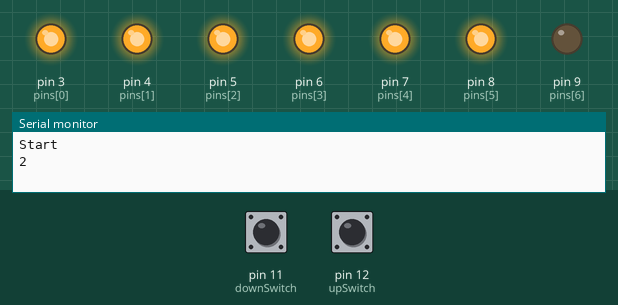
Simulated run of this sketch. Board: Arduino Uno, built with avr-gcc and run on an emulated ATmega328P. On the bench: output pins drawn as LEDs (lit = HIGH), the last lines printed to the serial monitor. The inputs (shaded band) are chosen by the test bench; at power-on: pin 11 (downSwitch) HIGH, pin 12 (upSwitch) HIGH. Random numbers use the default seed unless the sketch sets one.

Above: at 2.6 s.
2.7 s: pin 11 (downSwitch) pulled LOW for 0.15 s
At 3.5 s:
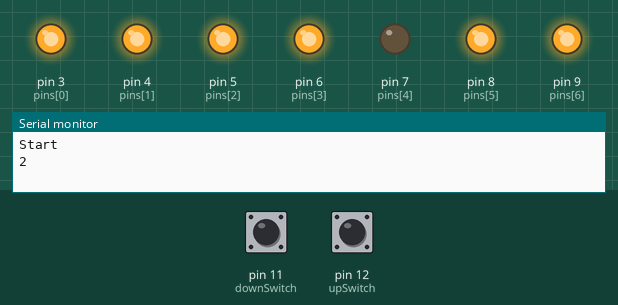
5.8 s: pin 11 (downSwitch) pulled LOW for 1 s
At 9.6 s:
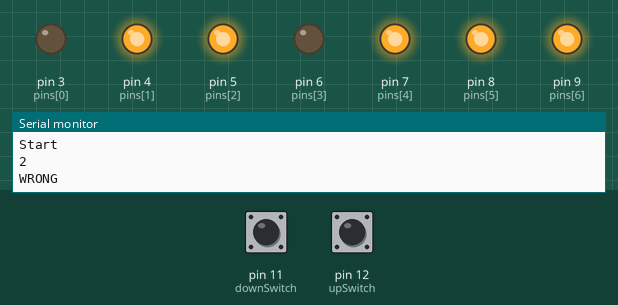
11.8 s: pin 12 (upSwitch) pulled LOW for 3.2 s
16.5 s: pin 12 (upSwitch) pulled LOW for 0.15 s
At 17.6 s:
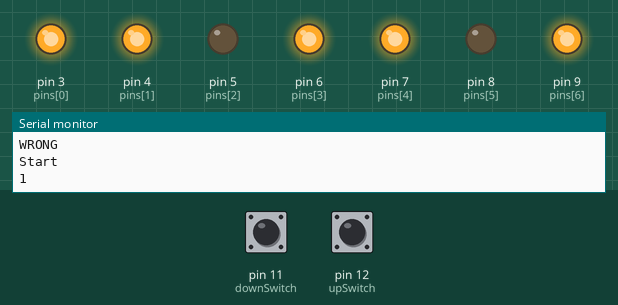
19.6 s: pin 11 (downSwitch) driven LOW
Timing chart, 0 to 54.8 s (numbered marks = the images above; inputs shaded):
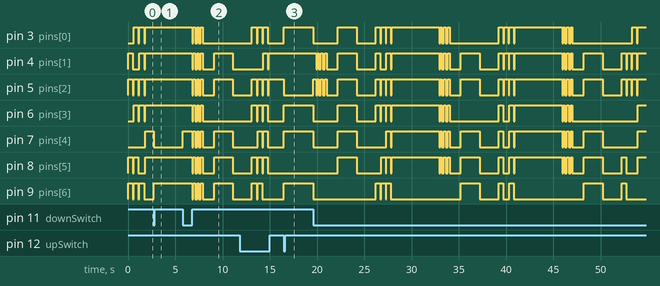

Measured:
- after the input at 2.7 s, pin 7 (pins[4]): HIGH → LOW at once; pin 9 (pins[6]): LOW → HIGH at once
- after the input at 16.5 s, pin 3 (pins[0]), pin 6 (pins[3]), pin 7 (pins[4]), pin 9 (pins[6]): LOW → HIGH at once; pin 5 (pins[2]): HIGH → LOW at once
- by itself, pin 3 (pins[0]), pin 6 (pins[3]): repeats every 0.40 s: HIGH 0.20 s, LOW 0.20 s, until it stays LOW from 7.9 s
- by itself, pin 9 (pins[6]): alternates HIGH for 0.50 s and LOW for 0.10 s

The sketch:

plus_master.ino
```cpp
#include <stdlib.h>
#include <time.h>

void on(int pin){
    digitalWrite(pin, HIGH);
}

void off(int pin){
    digitalWrite(pin, LOW);
}

void wait(int delayTime) {
    delay(delayTime);
}

void print(String s) {
    Serial.println(s);
}

void print(int i) {
    Serial.println(i);
}

class Switch{
private:
    bool sw;

public:
    Switch(){
        sw = false;
    }
    bool isSwitchUp(){
        return sw;
    }
    void up(){
        sw = true;
    }
    void down(){
        sw = false;
    }
};

class Counter{
private:
    int count;

public:
    Counter(){
        count = 0;
    }
    void add(){
        count++;
        if (count >= 10) {
            count = 0;
        }
    }
    void substract(){
        count--;
        if (count < 0) {
            count = 9;
        }
    }
    int getCount(){
        return count;
    }
    void resetCounter(){
        count = 0;
    }
};

class PlusMaster{
private:
    int level;
    int answer;
    int showTime;
    int sizeOfSeries;
    int numberSeries[7];

public:
    PlusMaster(){
        level = 1;
        showTime = 500;
        answer = 0;
        sizeOfSeries = 3;
        for (int i=0; i<7; i++){
            numberSeries[7] = 0;
        }
    }

    void levelUp(){
        showTime -= 30;
    }

    void setGame(int size){
        sizeOfSeries = size;
        int sum = 0;
        srand(millis());
        for (int i=0; i<sizeOfSeries; i++){
            int random = rand() % 10;
            numberSeries[i] = random;
            sum += random;
        }
        answer = sum % 10;
        print(answer);
    }

    int getShowTime() {
        return showTime;
    }

    int getSizeOfSeries(){
        return sizeOfSeries;
    }

    int getNthNumber(int n){
        if ((0<=n) && (n<sizeOfSeries)){
            return numberSeries[n];
        } else{
            return -1;
        }
    }

    bool isRightAnswer(int sum){
        return sum == answer;
    }

    int getAnswer(){
        return answer;
    }
};


int upSwitch = 12;
int downSwitch = 11;
Switch us = Switch();
Switch ds = Switch();

Counter counter = Counter();
PlusMaster pm = PlusMaster();

int pins[] = {3, 4, 5, 6, 7, 8, 9};
bool blueprints[10][7] = {
    {1, 1, 1, 1, 1, 1, 0},  // 0
    {0, 1, 1, 0, 0, 0, 0},  // 1
    {1, 1, 0, 1, 1, 0, 1},  // 2
    {1, 1, 1, 1, 0, 0, 1},  // 3
    {0, 1, 1, 0, 0, 1, 1},  // 4
    {1, 0, 1, 1, 0, 1, 1},  // 5
    {1, 0, 1, 1, 1, 1, 1},  // 6
    {1, 1, 1, 0, 0, 0, 0},  // 7
    {1, 1, 1, 1, 1, 1, 1},  // 8
    {1, 1, 1, 1, 0, 1, 1},  // 9
};

void setup() {
    for (int i=0; i<7; i++){
        pinMode(pins[i], OUTPUT);
    }
    pinMode(upSwitch, INPUT_PULLUP);
    pinMode(downSwitch, INPUT_PULLUP);
    Serial.begin(9600);
}

String phase = "show";
unsigned long answerTime;
int answer;

void loop() {

    if (phase == "show"){
        print("Start");
        pm.setGame(3);
        int sizeOfSeries = pm.getSizeOfSeries();
        int showTime = pm.getShowTime();
        for (int i=0; i<sizeOfSeries; i++) {
            int num = pm.getNthNumber(i);
            for (int i=0; i<7; i++){
                if (blueprints[num][i]) {
                    on(pins[i]);
                } else{
                    off(pins[i]);
                }
            }
            wait(showTime);
            for (int i=0; i<7; i++){
                off(pins[i]);
            }
            wait(100);
        }


        phase = "quiz";
        answerTime = millis();
        counter.resetCounter();
        int count = counter.getCount();
        for (int i=0; i<7; i++){
            if (blueprints[count][i]) {
                on(pins[i]);
            } else{
                off(pins[i]);
            }
        }

    } else if (phase == "quiz") {
        // upSwitch나 downSwitch가 눌려진(선이 연결된) 상태일 때
        int upSwitchState = digitalRead(upSwitch);
        int downSwitchState = digitalRead(downSwitch);

        if ((upSwitchState == LOW && !us.isSwitchUp()) || (downSwitchState == LOW && !ds.isSwitchUp())) {
            if (upSwitchState == LOW) {
                us.up();
                counter.add();
            } else if (downSwitchState == LOW) {
                ds.up();
                counter.substract();
            }
            int count = counter.getCount();
            for (int i=0; i<7; i++){
                if (blueprints[count][i]) {
                    on(pins[i]);
                } else{
                    off(pins[i]);
                }
            }
            delay(100);
        } else if (upSwitchState == HIGH && us.isSwitchUp()){
            us.down();
        } else if (downSwitchState == HIGH && ds.isSwitchUp()){
            ds.down();
        }
        answer = counter.getCount();

        unsigned long currentTime = millis();
        if (currentTime - answerTime >= 5000) {
            phase = "check";
        }

    } else if (phase == "check") {
        // 선택한 정답 깜빡깜빡
        for (int i=0; i<7; i++){
            off(pins[i]);
        }
        wait(100);
        for (int i=0; i<3; i++) {
            for (int i=0; i<7; i++){
                if (blueprints[answer][i]) {
                    on(pins[i]);
                } else{
                    off(pins[i]);
                }
            }
            wait(200);
            for (int i=0; i<7; i++){
                off(pins[i]);
            }
            wait(200);
        }
        wait(1000);
        if (pm.isRightAnswer(answer)) {
            for (int i=0; i<7; i++){
                if (blueprints[0][i]) {
                    on(pins[i]);
                } else {
                    off(pins[i]);
                }
            }
            pm.levelUp();
            print("RIGHT");
        } else {
            bool ex[7] = {0, 1, 1, 0, 1, 1, 1};
            for (int i=0; i<7; i++){
                if (ex[i]) {
                    on(pins[i]);
                } else {
                    off(pins[i]);
                }
            }
            print("WRONG");
        }
        wait(2000);
        for (int i=0; i<7; i++){
            off(pins[i]);
        }
        wait(2000);
        phase = "show";
    }
}
```
